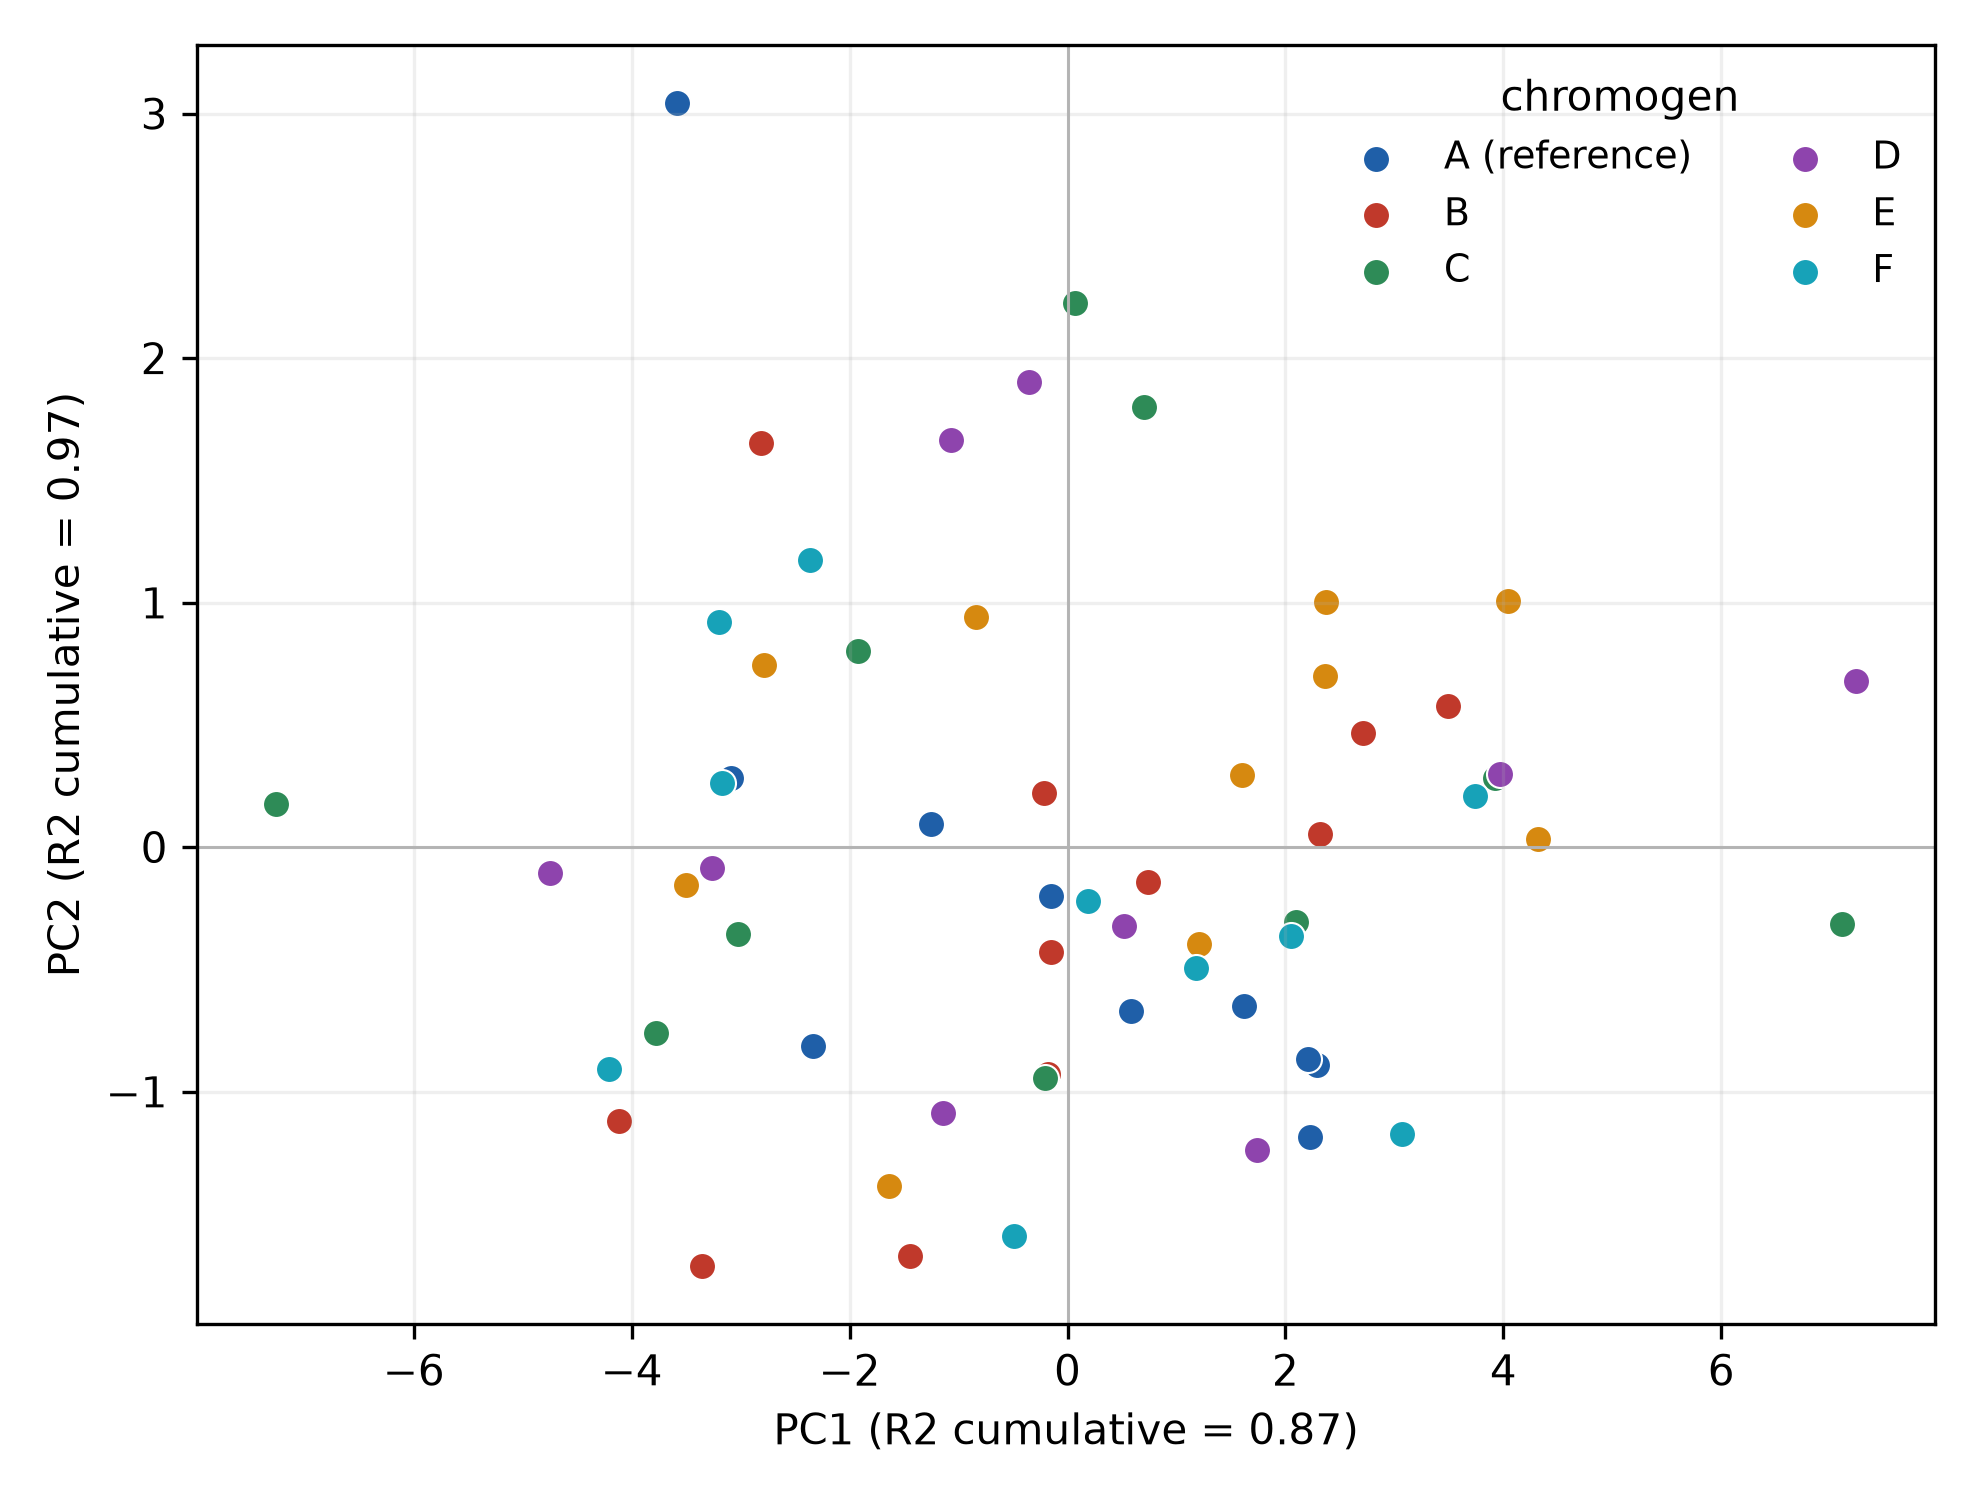

Write Python code to recreate this figure.
"""PCA of the colour-development profiles: the response lives on a low-dimensional structure.

Each run's ten-point curve is one observation; the first two principal components of the
standardised curves separate the chromogens by their development shape. Regenerates
``colour-pca-scores.png``.
"""

import matplotlib.pyplot as plt
import numpy as np

from colour_case_study import COMPOUND_LEVELS, build_design, simulate_curves
from process_improve.multivariate.methods import PCA, MCUVScaler

design = build_design("i_optimal", budget=60)
curves = simulate_curves(design)
pca = PCA(n_components=3).fit(MCUVScaler().fit_transform(curves))
scores = np.asarray(pca.scores_)
r2cum = np.asarray(pca.r2_cumulative_).ravel()

palette = ["#1f5fa8", "#c0392b", "#2e8b57", "#8e44ad", "#d68910", "#17a2b8"]
compound = design.design["compound"].to_numpy()

fig, ax = plt.subplots(figsize=(6.6, 5.0))
for c, colour in zip(COMPOUND_LEVELS, palette):
    mask = compound == c
    label = "A (reference)" if c == "A" else c
    ax.scatter(scores[mask, 0], scores[mask, 1], s=42, color=colour, edgecolor="w",
               linewidth=0.5, label=label)

ax.axhline(0, color="0.7", lw=0.7)
ax.axvline(0, color="0.7", lw=0.7)
ax.set_xlabel(f"PC1 (R2 cumulative = {r2cum[0]:.2f})")
ax.set_ylabel(f"PC2 (R2 cumulative = {r2cum[1]:.2f})")
ax.grid(alpha=0.2)
ax.legend(frameon=False, fontsize=9, title="chromogen", ncol=2, loc="best")
fig.tight_layout()
fig.savefig("colour-pca-scores.png", dpi=300, facecolor="w", edgecolor="w", transparent=True)
print("saved colour-pca-scores.png")
